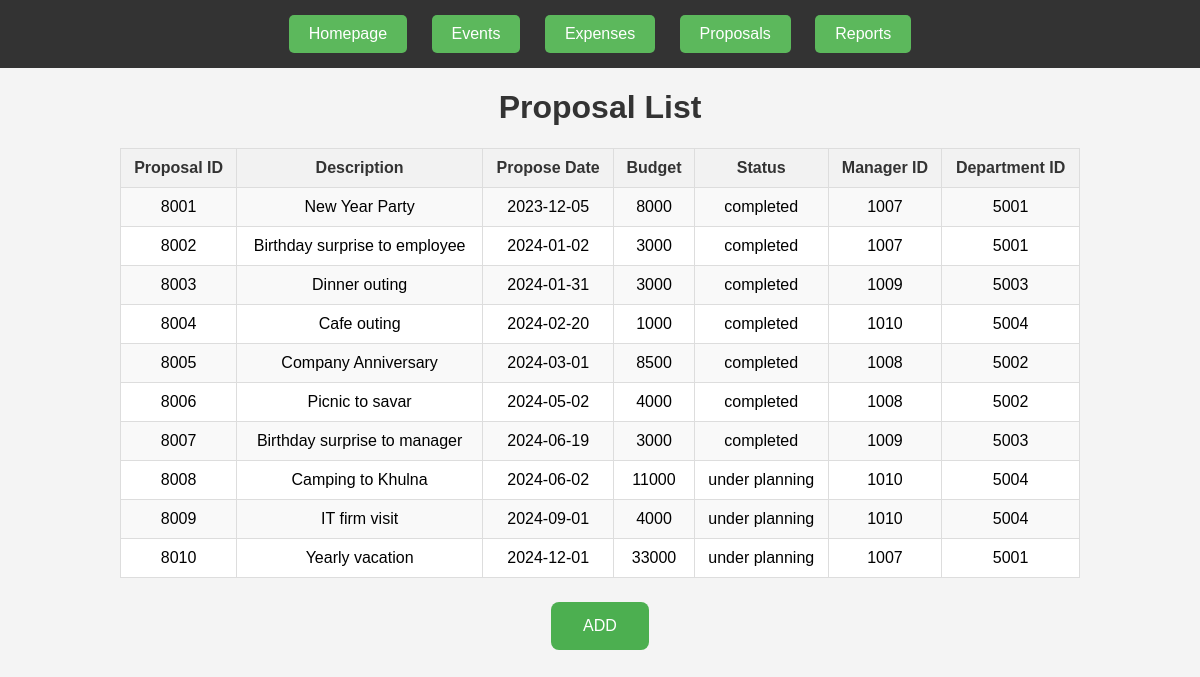
Before: /views/proposal.php with the older database file.
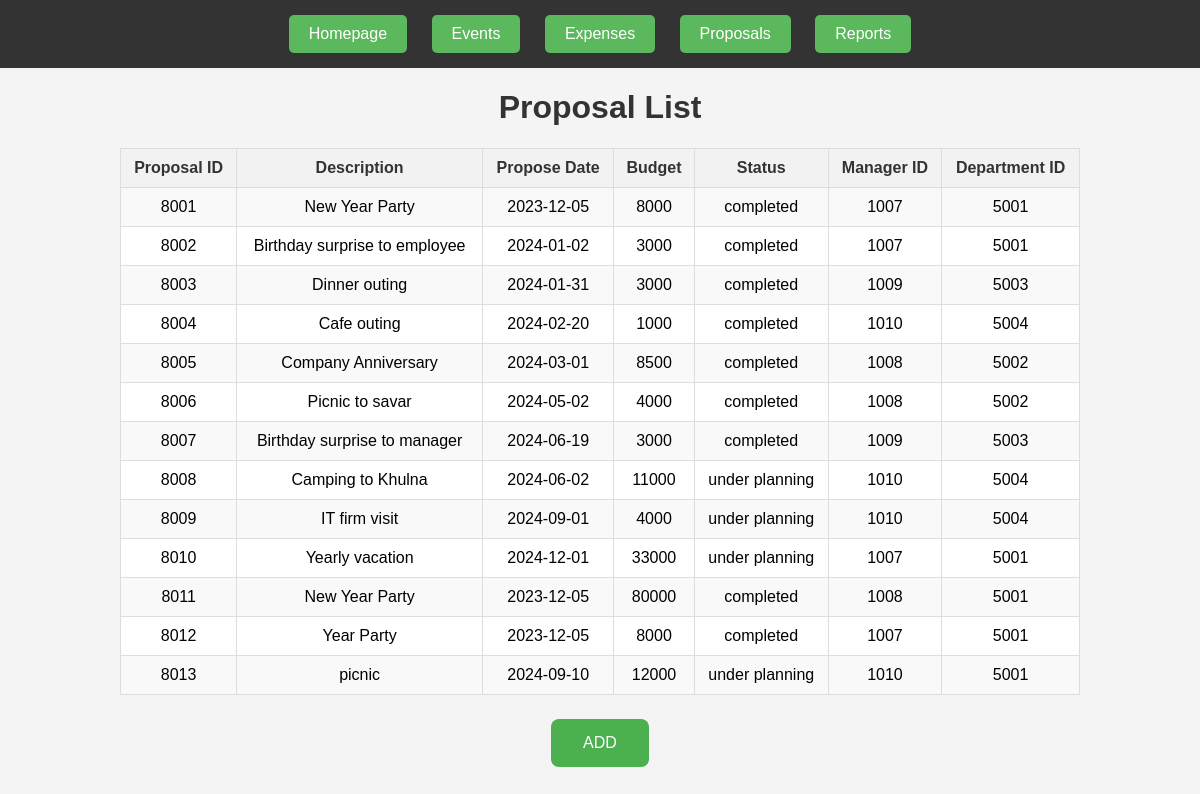
After: the same page with the newer database file.
### tables this page shows
CREATE TABLE `proposal` (
  `p_id` int(11) NOT NULL,
  `description` varchar(100) NOT NULL,
  `p_date` date NOT NULL,
  `p_budget` int(11) NOT NULL,
  `status` varchar(30) NOT NULL,
  `manager_id` int(11) DEFAULT NULL,
  `d_id` int(11) DEFAULT NULL
);

### models/mydb.php (called while the page is built, shortened)
<?php
class Model
{
  function viewProposal($conn){
    $sql="SELECT * FROM proposal";
    $result= $conn->query($sql);
    return $result;
}
}
?>

### controllers/proposal.php (the view, shortened to what this page needs)
<?php
include '../models/mydb.php';
$str='';
$mydb= new Model();
$conobj= $mydb->OpenCon();
$result=$mydb->viewProposal($conobj);
if ($result->num_rows > 0) {
    while ($row = $result->fetch_assoc())
        $str = $str . "<tr><td>" . $row['p_id']."</td><td>" . $row['description'] . "</td><td>" . $row['p_date']. "</td><td>". $row['p_budget']. "</td><td>".$row['status']."</td><td>".$row['manager_id']."</td><td>".$row['d_id']."</td></tr>";
    }
else {
    echo "Error Occurred: " . $conobj->error;
}

### layouts/header.php
<html>
<head>
    <link rel="stylesheet" type="text/css" href="../css/header.css">
</head>
<body>
    <header>
        <nav>
            <button onclick="location.href='../views/index.php'">Homepage</button>
            <button onclick="location.href='../views/events.php'">Events</button>
            <button onclick="location.href='../views/expense.php'">Expenses</button>
            <button onclick="location.href='../views/proposal.php'">Proposals</button>
            <button onclick="location.href='../views/reports.php'">Reports</button>
        </nav>
    </header>
</body>
</html>

### views/proposal.php (shortened to what this page needs)
<?php
include '../layouts/header.php';
include '../controllers/proposal.php';
?>
<html>
<head>
    <link rel="stylesheet" type="text/css" href="../css/style.css">
</head>
<body>
    <h1>Proposal List</h1>
    <table border="1">
        <tr>
            <th>Proposal ID</th>
            <th>Description</th>
            <th>Propose Date</th>
            <th>Budget</th>
            <th>Status</th>
            <th>Manager ID</th>
            <th>Department ID</th>
        </tr>
        <?php echo $str ?>
    </table>
    <div class="button-container">
        <button class="button" onclick="window.location.href='addProposal.php'">ADD</button>
    </div>
</body>
</html>

### css/header.css (style rules this page uses)
header { background-color: #333; padding: 15px 0; text-align: center; }
nav button { background-color: #5cb85c; color: white; border: none; padding: 10px 20px; margin: 0 10px; cursor: pointer; font-size: 16px; border-radius: 5px; }
body { font-family: Arial, sans-serif; margin: 0; padding: 0; background-color: #f4f4f4; }
h1 { text-align: center; color: #333; }

### css/style.css (style rules this page uses)
body { font-family: Arial, sans-serif; margin: 0; padding: 0; background-color: #f4f4f4; }
h1 { text-align: center; color: #333; }
table { width: 80%; margin: 20px auto; border-collapse: collapse; background-color: white; }
table, th, td { border: 1px solid #ddd; padding: 10px; }
th { background-color: #f2f2f2; color: #333; font-weight: bold; }
td { text-align: center; }
tr:nth-child(even) { background-color: #f9f9f9; }
button { padding: 5px 10px; color: white; background-color: #5cb85c; border: none; cursor: pointer; }
.button-container { display: flex; justify-content: center; }
.button { background-color: #4CAF50; border: none; color: white; padding: 15px 32px; text-align: center; text-decoration: none; display: inline-block; font-size: 16px; margin: 4px 2px; cursor: pointer; border-radius: 8px; transition: background-color 0.3s, transform 0.2s; }

Changed rows visible on the page:
added proposal: p_id "8011", description "New Year Party", p_date "2023-12-05", p_budget "80000", status "completed", manager "1008", d "5001"
added proposal: p_id "8012", description "Year Party", p_date "2023-12-05", p_budget "8000", status "completed", manager "1007", d "5001"
added proposal: p_id "8013", description "picnic", p_date "2024-09-10", p_budget "12000", status "under planning", manager "1010", d "5001"
